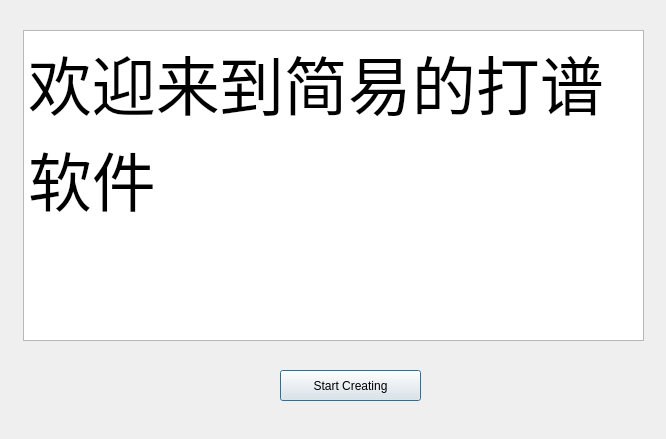
<?xml version="1.0" encoding="UTF-8"?>
<ui version="4.0">
 <class>WelcomeDialog</class>
 <widget class="QDialog" name="WelcomeDialog">
  <property name="geometry">
   <rect>
    <x>0</x>
    <y>0</y>
    <width>666</width>
    <height>439</height>
   </rect>
  </property>
  <property name="windowTitle">
   <string>Dialog</string>
  </property>
  <widget class="QTextEdit" name="textEdit">
   <property name="geometry">
    <rect>
     <x>23</x>
     <y>30</y>
     <width>621</width>
     <height>311</height>
    </rect>
   </property>
   <property name="html">
    <string>&lt;!DOCTYPE HTML PUBLIC &quot;-//W3C//DTD HTML 4.0//EN&quot; &quot;http://www.w3.org/TR/REC-html40/strict.dtd&quot;&gt;
&lt;html&gt;&lt;head&gt;&lt;meta name=&quot;qrichtext&quot; content=&quot;1&quot; /&gt;&lt;meta charset=&quot;utf-8&quot; /&gt;&lt;style type=&quot;text/css&quot;&gt;
p, li { white-space: pre-wrap; }
hr { height: 1px; border-width: 0; }
li.unchecked::marker { content: &quot;\2610&quot;; }
li.checked::marker { content: &quot;\2612&quot;; }
&lt;/style&gt;&lt;/head&gt;&lt;body style=&quot; font-family:'Microsoft YaHei UI'; font-size:9pt; font-weight:400; font-style:normal;&quot;&gt;
&lt;p style=&quot; margin-top:0px; margin-bottom:0px; margin-left:0px; margin-right:0px; -qt-block-indent:0; text-indent:0px;&quot;&gt;&lt;span style=&quot; font-size:48pt;&quot;&gt;欢迎来到简易的打谱软件&lt;/span&gt;&lt;/p&gt;&lt;/body&gt;&lt;/html&gt;</string>
   </property>
  </widget>
  <widget class="QPushButton" name="startcreating">
   <property name="geometry">
    <rect>
     <x>280</x>
     <y>370</y>
     <width>141</width>
     <height>31</height>
    </rect>
   </property>
   <property name="text">
    <string>Start Creating</string>
   </property>
  </widget>
 </widget>
 <resources/>
 <connections/>
</ui>
